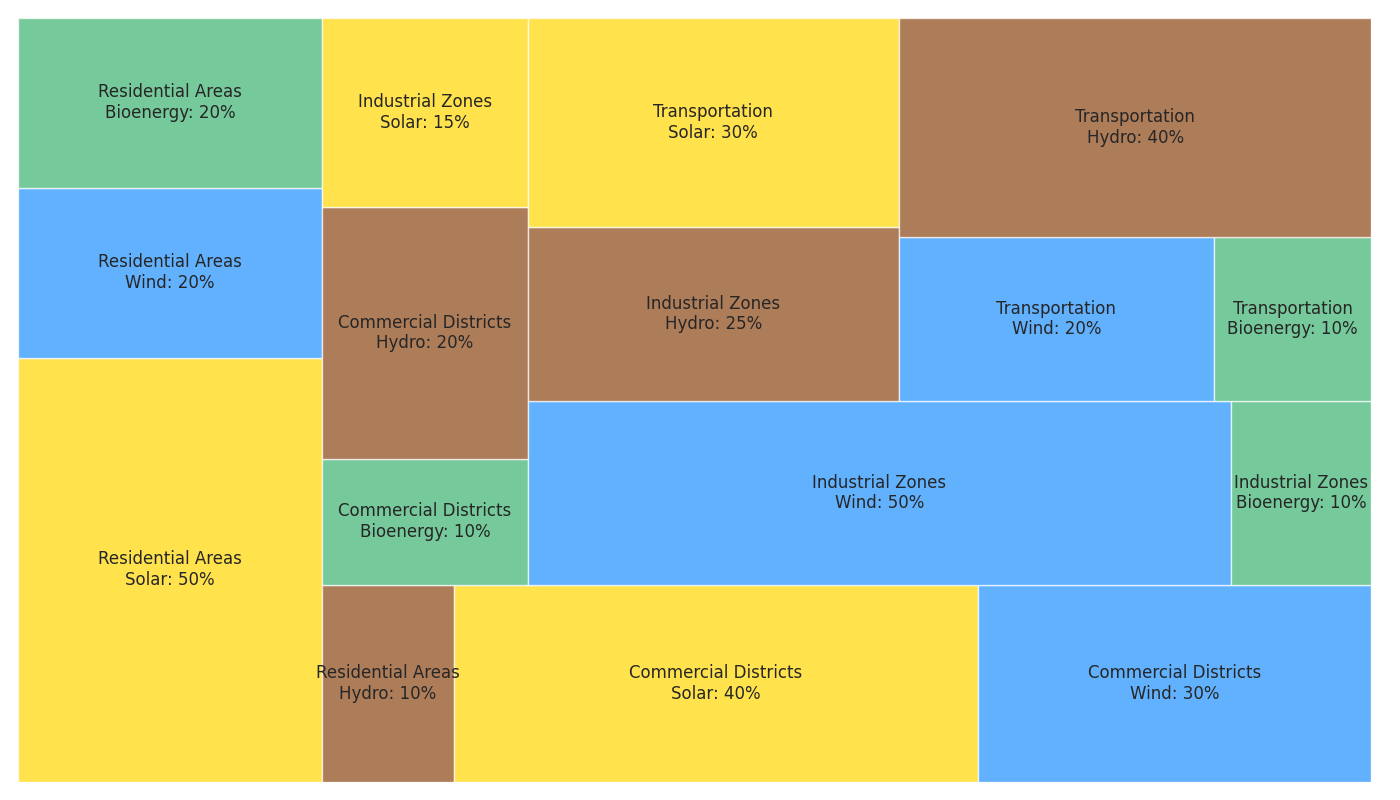

This figure's Python source:
import matplotlib.pyplot as plt
import squarify

sectors = ['Residential Areas', 'Commercial Districts', 'Industrial Zones', 'Transportation']
energy_sources = ['Solar', 'Wind', 'Bioenergy', 'Hydro']

data = {
    'Residential Areas': [50, 20, 20, 10],
    'Commercial Districts': [40, 30, 10, 20],
    'Industrial Zones': [15, 50, 10, 25],
    'Transportation': [30, 20, 10, 40]
}

labels = []
sizes = []

for sector in sectors:
    for energy, percent in zip(energy_sources, data[sector]):
        labels.append(f'{sector}\n{energy}: {percent}%')
        sizes.append(percent)

colors = ['#FFD700', '#1E90FF', '#3CB371', '#8B4513']

plt.figure(figsize=(14, 8))
squarify.plot(sizes=sizes, label=labels, color=colors * len(sectors), alpha=0.7)

plt.axis('off')
plt.tight_layout()
plt.show()
